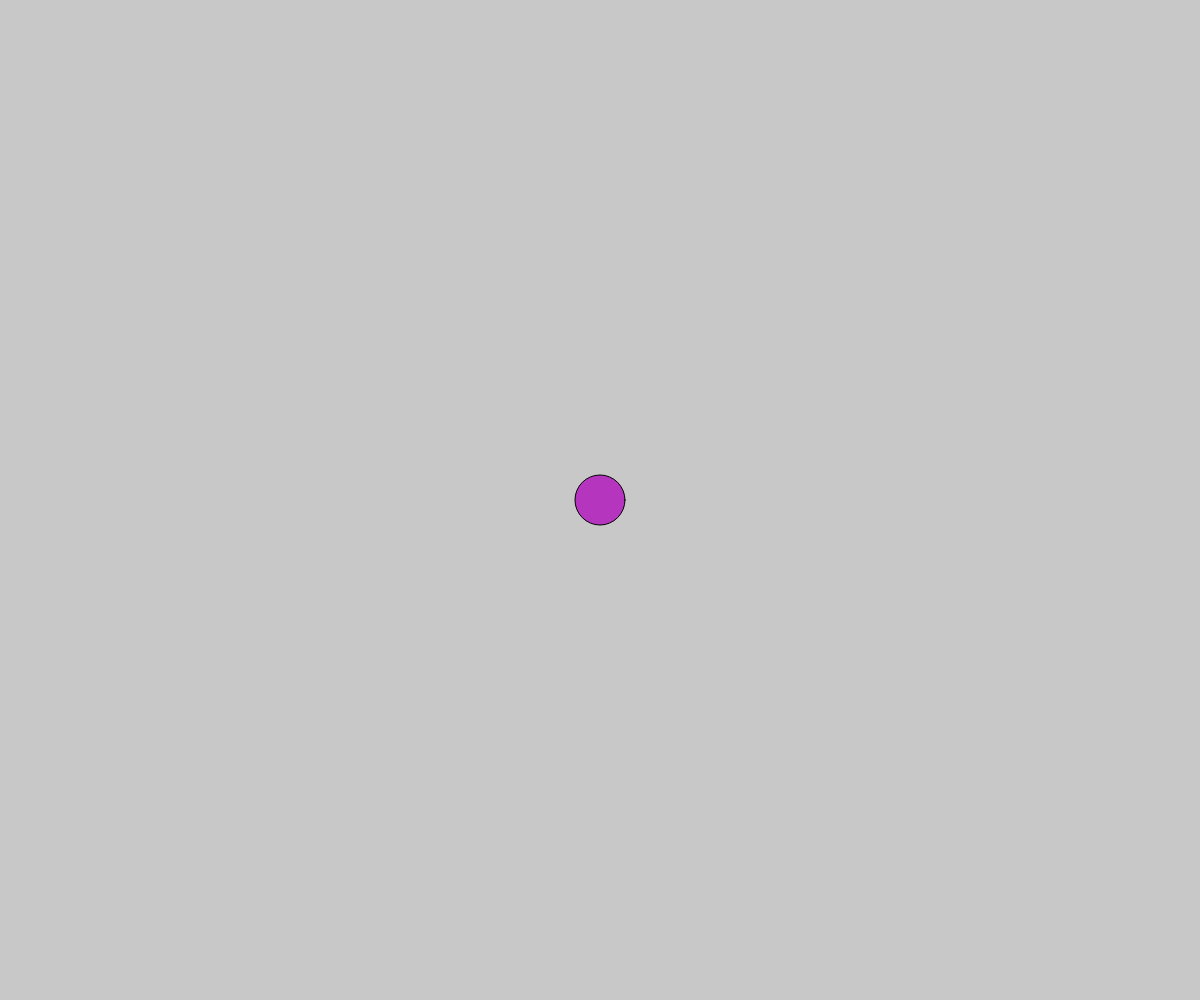
Frame 1 (no input)
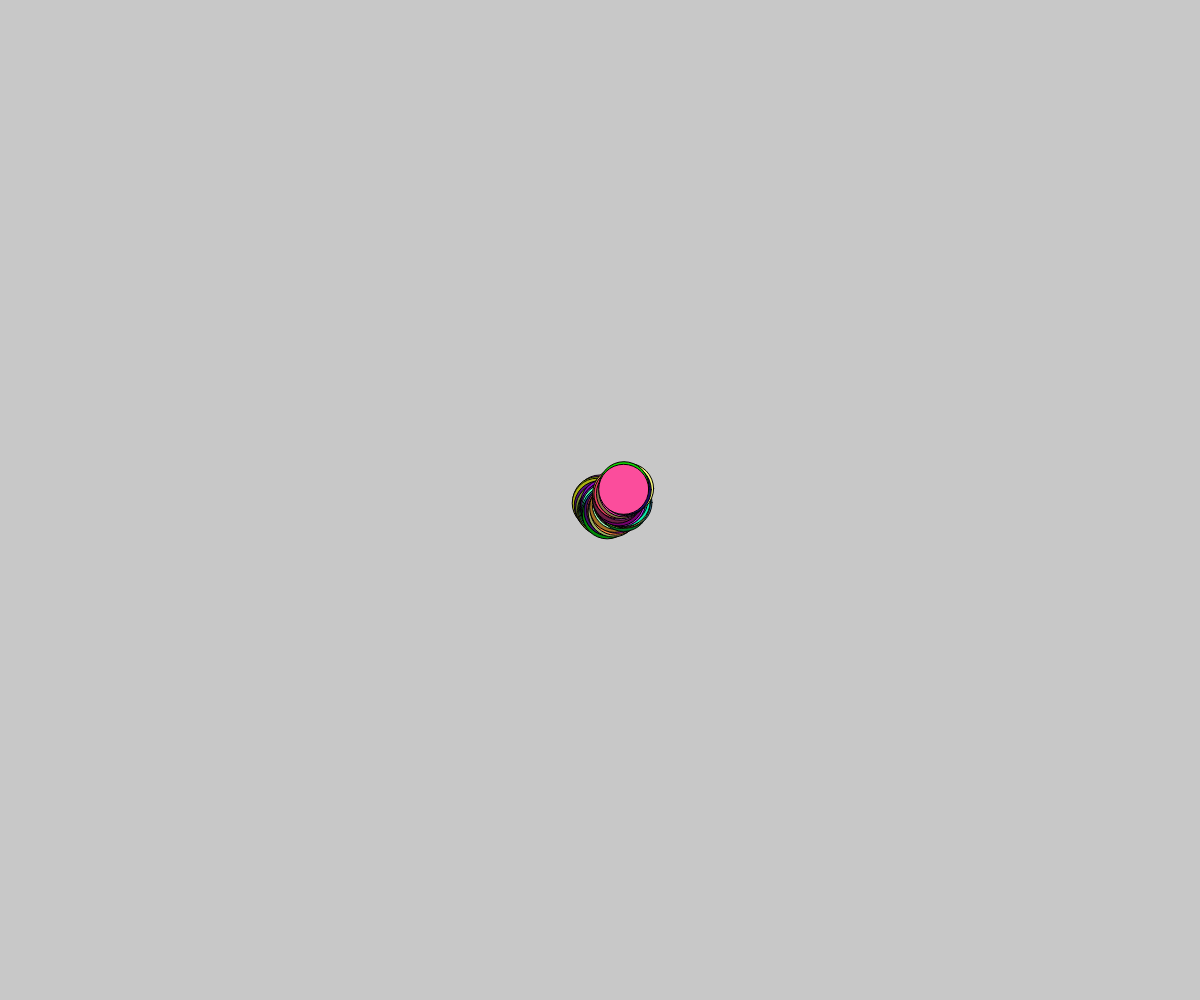
Frame 60 (no input)
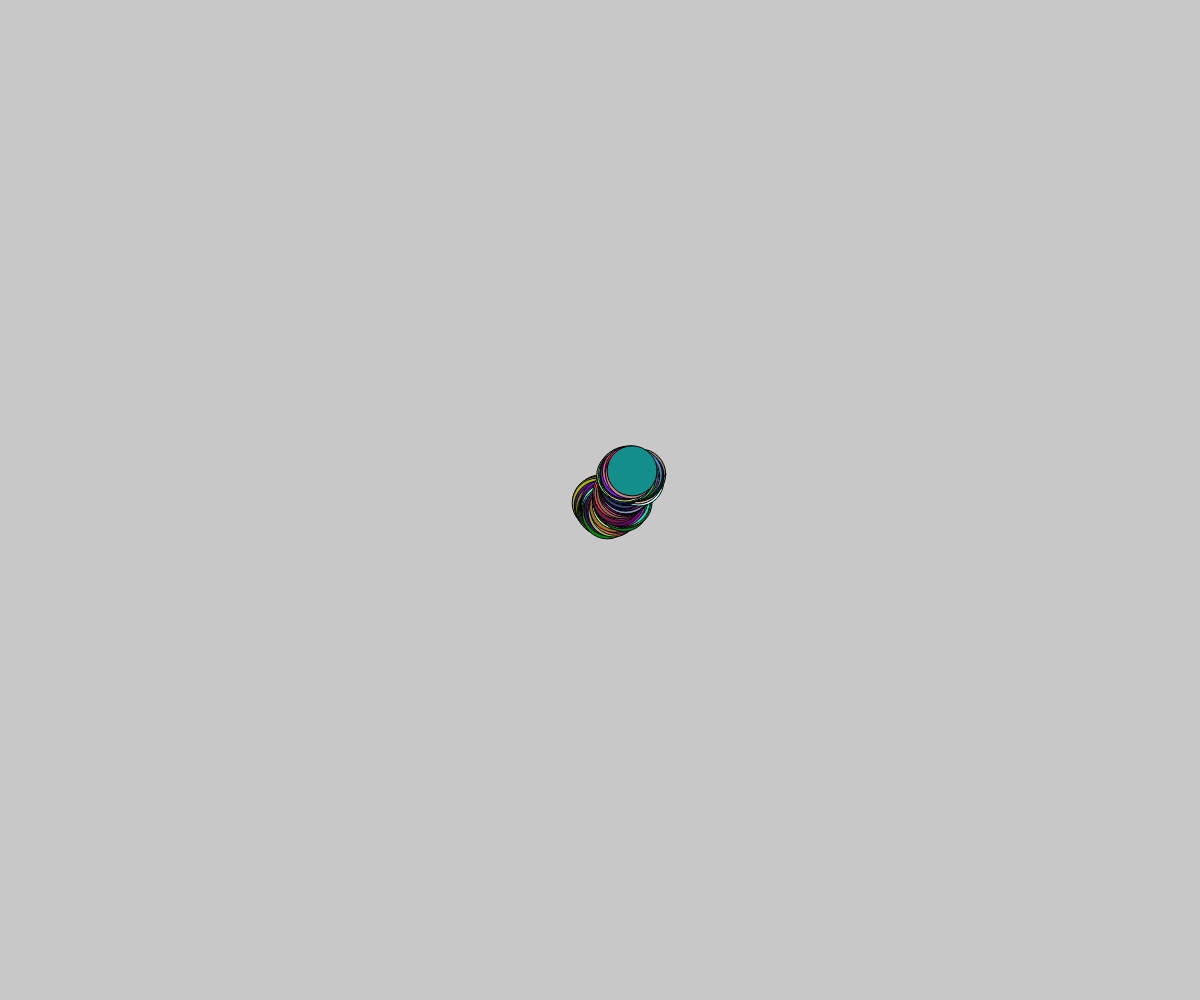
Frame 120 (the mouse pressed at the canvas centre since frame 60)

The p5.js sketch that drew these frames (run headless with seeded random() and noise() and a simulated clock; from frame 60 on, the mouse is pressed at the canvas centre):

// p5.js sketch
// ── sketch.js

let x, y


function setup() {
	createCanvas(windowWidth, windowHeight)
	x = width/2
	y = height/2
	background(200)
}

function draw() {

	fill(random(255), random(255), random(255))

	circle(x, y, 50)
	x = x + random(-3, 3)
	y = y + random(-3, 3)

}

function windowResized() {
	resizeCanvas(windowWidth, windowHeight)
}
